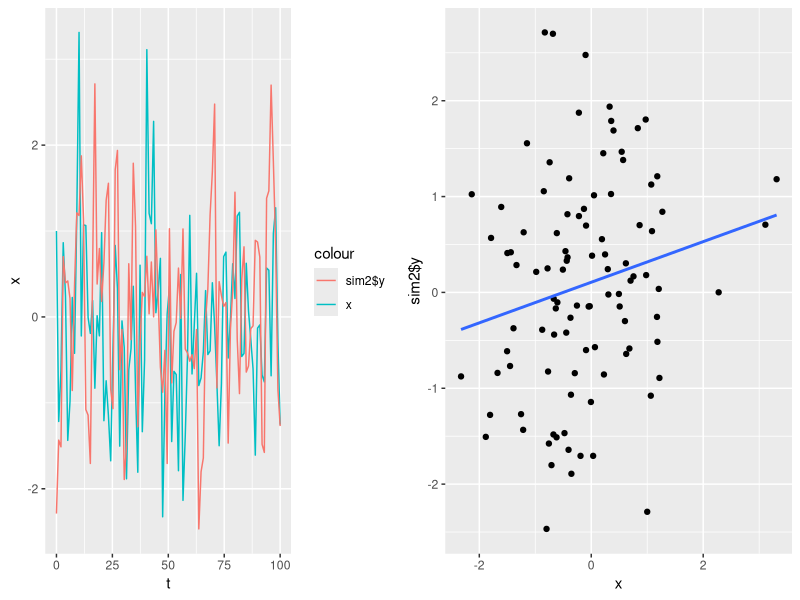

Write R code to recreate this figure.
library(tidyverse)
library(gridExtra)

################################
##                            ##
###### Generate two models######
##                            ##
## X[t] = 0.3*X[t-1] + e1[t]  ##
## Y[t] = e2[t] + 0.2*e2[t-1] ##
##                            ##
################################

rm(list = ls())
n <- 100
x <- c()
x[1] <- 1
e1 <- rnorm(n, mean = 0, sd = 1)
for(i in 2:n){
  x[i] <- 0.3 * x[i-1] +e1[i]
}
sim1<-tibble(t=seq(0,n, length=n), x)
y <- c()
e2 <- rnorm(n, mean = 0, sd = 1)
y[1] <- e2[1]
for(i in 2:n){
  y[i] <- e2[i] + 0.2*e2[i-1]
}
sim2<-tibble(t=seq(0,n, length=n), y)
data<-sim1%>%mutate(sim2$y)
p1<-ggplot(data, aes(t))+geom_line(aes(y=x, colour = "x")) + geom_line(aes(y=sim2$y, colour= "sim2$y"))
p2<-ggplot(data, aes(x,sim2$y)) + geom_point() + geom_smooth(method = "lm", se = F)
grid.arrange(p1, p2, ncol=2)
